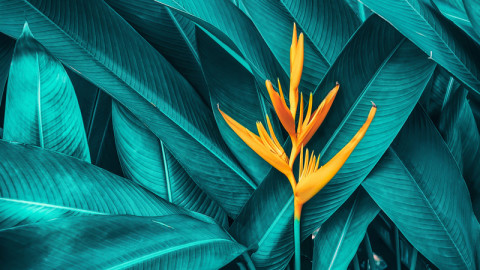
#> input picture sample/04-nature_721703848.jpg, 480 x 270 px; its folder holds only this picture in this run
$ python -i core.py   (imports and definitions only)
#> lines starting #> are read from the running program, lines starting #| are printed output that depends on the picture
#> further down, picture is the input picture: shape (270, 480, 3); mean B, G, R 106.4, 108, 20.8
import logging
import os
import random
from typing import Dict, List

import cv2
import numpy as np
import requests
from bs4 import BeautifulSoup

LOG = logging.getLogger(__name__)


# [69 lines left out: functions check_path, collect_images, generate_images, not called in this run]


def modify_color(bgr: np.array) -> np.array:
    """
    Modify BGR values of image.

    Args:
        bgr: Instance of cv2 image.

    Returns:
        Modified BGR map of cv2 image.
    """
    # transform BGR map to HSV
    hsv = cv2.cvtColor(bgr, cv2.COLOR_BGR2HSV)
#> hsv: shape (270, 480, 3); mean H, S, V 88.5, 230.3, 116.6
    h, s, v = cv2.split(hsv)
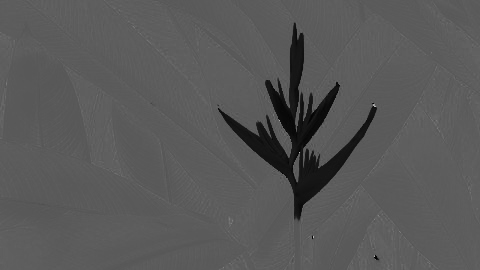
#> h: shape (270, 480); min 0, max 179, mean 88.5
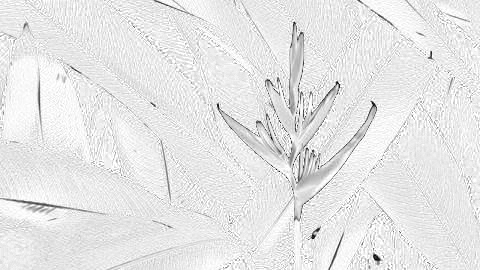
#> s: shape (270, 480); min 5, max 255, mean 230.3
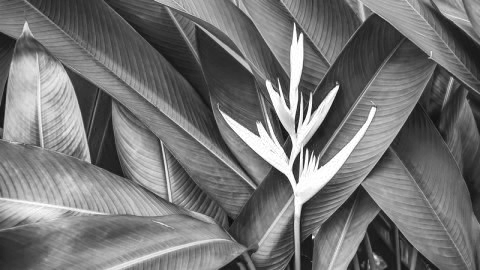
#> v: shape (270, 480); min 11, max 255, mean 116.6

    # correction coefficients for hue, saturation and value
    h_corr = random.randint(0, 360)
    s_corr = random.choice([0, 1, 1, 1])
    v_corr = random.random()**0.5

    # hue is defined as angle in range (0, 180)
    h_new = h + h_corr - 179*(h + h_corr > 179)
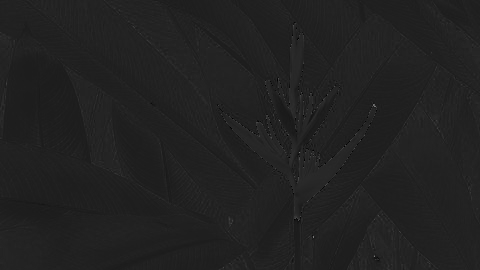
#> h_new: shape (270, 480) int64; min 0, max 120, mean 33.4
    h_new = h_new.astype('uint8')
    s_new = s*s_corr
    s_new = s_new.astype('uint8')
    v_new = v*v_corr
    v_new = v_new.astype('uint8')
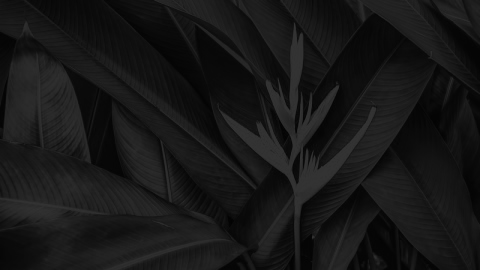
#> v_new: shape (270, 480); min 2, max 51, mean 23

    # modified HSV map
    hsv_new = cv2.merge([h_new, s_new, v_new])
#> hsv_new: shape (270, 480, 3); mean H, S, V 33.4, 230.3, 23
    # modified BGR map
    bgr_new = cv2.cvtColor(hsv_new, cv2.COLOR_HSV2BGR)
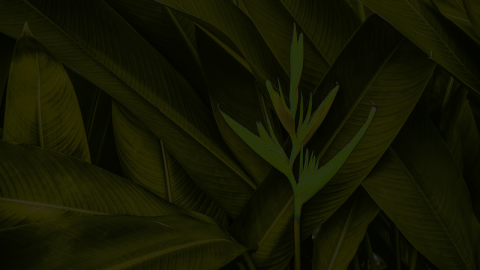
#> bgr_new: shape (270, 480, 3); mean B, G, R 1.8, 22.8, 20.6
    return bgr_new


# [82 lines left out: functions get_average_color, create_color_dict, find_best_color, create_folders, not called in this run]

>>> import cv2
>>> picture = cv2.imread('sample/04-nature_721703848.jpg')
>>> result = modify_color(picture)
